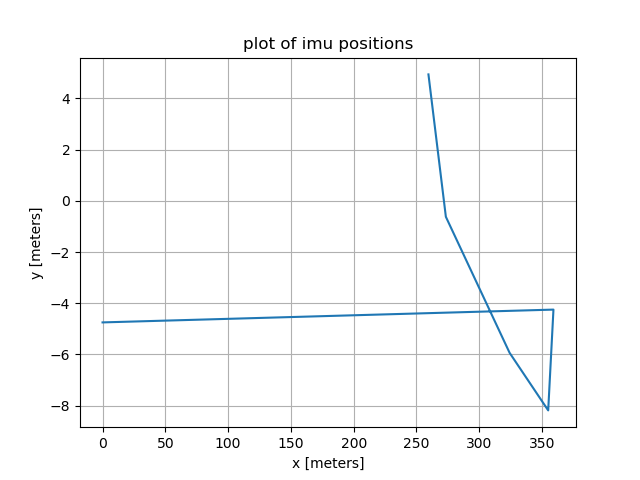

Recreate this plot in Python.
import serial
import RPi.GPIO as GPIO
from libraries.localization import Localization
from libraries.locomotion import Locomotion
import matplotlib.pyplot as plt
import time

def get_imu_coords(ser, cnt):
	while True:
		#print("ser: ", ser.in_waiting)
		if (ser.in_waiting > 0):
			cnt += 1
			line = ser.readline()
			print(line)

		if cnt > 10:
			#print("cnt > 10")
			#print("before stripping")
			line = line.rstrip().lstrip()
			print(line)

			line = str(line)
			line = line.strip("'")
			line.strip("b'")
			#print("after stripping")
			print(line)

			values = line.split()
			#print("values: ", values)
			values = values[1:]
			values[0] = values[0][:-5]
			values[1] = values[1][:-5]
			#print("values: ", values)
			x = float(values[0])
			y = float(values[1])
			z = float(values[2])
			print("X:", x, "Y:", y, "Z:", z)

			return x, y, z



def main():

	locomotion = Locomotion()
	localization = Localization()
	ser = serial.Serial('/dev/ttyUSB0', 9600) # identify serial connection
	cnt = 0
	time.sleep(2)

	sequence = input("Enter a sequence of commands separated by spaces. \nAvailable commands are: f, b, r, l:\n").split()
	print("the sequence of commands entered was: \n", sequence)

	max_count = 2343 # ticks needed for half a meter
	turn_count = 975 # ticks needed for about 90 degrees
	duty = 40
	duty_turn = 80
	enc_distances = []
	total_distance = 0

	for command in sequence:
		print("\ncommand: ", command)
		cntrBR = 0
		cntrFL = 0
		localization.reset_tick_count()


		if command == 'r' or command == 'l':
			while cntrBR <= turn_count and cntrFL <= turn_count:
				if command == 'l':
					locomotion.drive([0, duty_turn, 0, duty_turn])
					print("cntrBR, cntrFL: ", cntrBR, cntrFL)


				elif command == 'r':
					locomotion.drive([duty_turn, 0, duty_turn, 0])
					print("cntrBR: ", cntrBR, "cntrFL: ", cntrFL)

				cntrBR, cntrFL = localization.get_tick_count()
				if cntrBR and cntrFL >= turn_count:
					theta = 1.5707 # 90 degrees in radians
					localization.update_enc_angle(theta, command)
					locomotion.gameover()
					print("cntrBR: ", cntrBR, "cntrFL: ", cntrFL)
					avg_tick = (cntrBR + cntrFL) / 2
					print("current encoder angle: ", localization.angle)

					x, y, z = get_imu_coords(ser, cnt)
					localization.x_imu.append(x)
					localization.y_imu.append(y)
					localization.z_imu.append(z)
					cntrBR, cntrFL = localization.reset_tick_count()
					break


		if command == 'f' or command == 'b':
			while cntrBR <= max_count and cntrFL <= max_count:

				if command == 'f':
					locomotion.drive([duty, 0, 0, duty])
					print("driving forward")
					print("cntrBR: ", cntrBR, "cntrFL: ", cntrFL)

				elif command == 'b':
					locomotion.drive([0, duty, duty, 0])
					print("driving forward")
					print("cntrBR: ", cntrBR, "cntrFL: ", cntrFL)

				cntrBR, cntrFL = localization.get_tick_count()
				if cntrBR and cntrFL >= max_count:
					locomotion.gameover()
					avg_tick = (cntrBR + cntrFL) / 2
					print("avg_tick: ", avg_tick)

					if command == 'f' or command == 'b':
						if command == 'f':
							distance = localization.tick_2_distance(avg_tick)
						if command == 'b':
							distance = -localization.tick_2_distance(avg_tick)
						print("current distance travelled: ", distance)
						enc_distances.append(distance)
						localization.update_enc_angle(0, command)
						print("current encoder angle is: ", localization.angle)

						x, y, z = get_imu_coords(ser, cnt)
						localization.x_imu.append(x)
						localization.y_imu.append(y)
						localization.z_imu.append(z)
						localization.update_enc_pos(distance)
						print("current position is at: ", localization.x, localization.y)
						counterBR, counterFL = localization.reset_tick_count()
						total_distance += distance
						print("total distance is at: ", total_distance)


					break

	print("\ncommand sequence: ", sequence)
	print("distances travelled: ", enc_distances)

	locomotion.gameover()

	enc_positions =list(zip(localization.x_pos, localization.y_pos))
	print("enc_positions: ", enc_positions)
	plt.plot(localization.x_pos, localization.y_pos)
	plt.title('plot of encoder positions')
	plt.xlabel('x [meters]')
	plt.ylabel('y [meters]')
	plt.grid(True)
	plt.show()

	imu_positions = list(zip(localization.x_imu, localization.y_imu))
	print("imu_positions: ", imu_positions)
	plt.plot(localization.x_imu, localization.y_imu)
	plt.title('plot of imu positions')
	plt.xlabel('x [meters]')
	plt.ylabel('y [meters]')
	plt.grid(True)
	plt.show()

if __name__ == "__main__":
	main()
